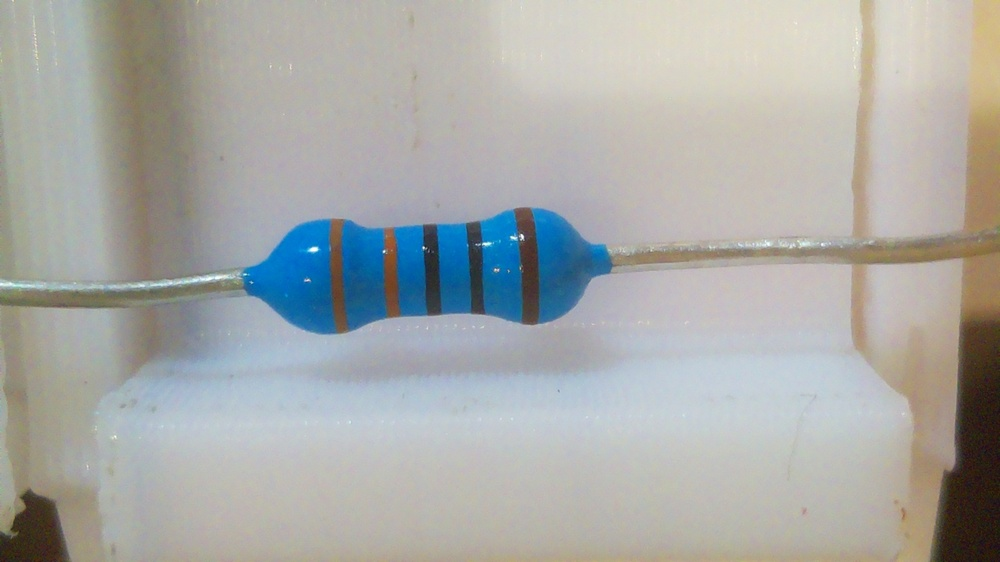
#> input picture pic1.jpg, 1000 x 562 px, shrunk from 1920 x 1080 before the run
$ python CoolMachineLearning2.py
#> lines starting #> are read from the running program, lines starting #| are printed output that depends on the picture
import cv2

# Load the image
image_path = "pic1.jpg"
image = cv2.imread(image_path)
#> image is the input picture: shape (562, 1000, 3); mean B, G, R 167.2, 169.8, 168.1

# Bounding box parameters from the inference result
x_center = 990.9375
y_center = 517.5
width = 646.875
height = 232.5
confidence = 0.8778327703475952
class_label = '3'

# Calculate the top-left and bottom-right coordinates of the bounding box
x1 = int(x_center - width / 2)
y1 = int(y_center - height / 2)
x2 = int(x_center + width / 2)
y2 = int(y_center + height / 2)

# Draw the bounding box on the image
cv2.rectangle(image, (x1, y1), (x2, y2), (0, 255, 0), 2)

# Put the class label and confidence score on the image
label = f'{class_label}: {confidence:.2f}'
cv2.putText(image, label, (x1, y1 - 10), cv2.FONT_HERSHEY_SIMPLEX, 0.5, (0, 255, 0), 2)
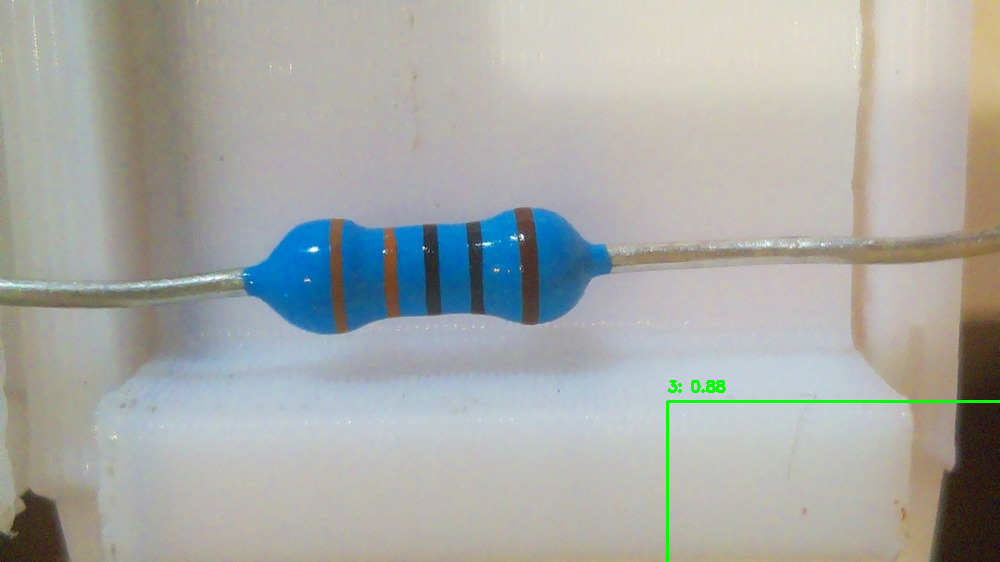
#> image: shape (562, 1000, 3); mean B, G, R 166.6, 170.1, 167.5

# Save the image with the bounding box
output_path = "pic1_with_bounding_box.jpg"
cv2.imwrite(output_path, image)

print(f"Image saved to {output_path}")

$ run again, with pic2.jpg copied over pic1.jpg
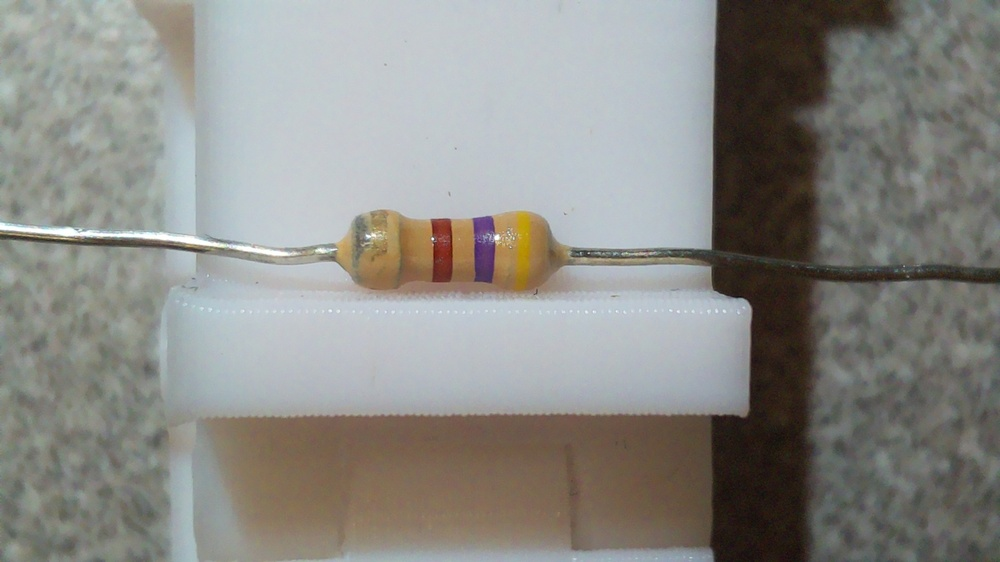
#> input picture pic2.jpg, 1000 x 562 px, shrunk from 1920 x 1080 before the run
#> image is the input picture: shape (562, 1000, 3); mean B, G, R 133.8, 138.3, 138.8
#> `cv2.putText(image, label, (x1, y1 - 10), cv2.FONT_HERSHEY_SIMPLEX, 0.5..`:
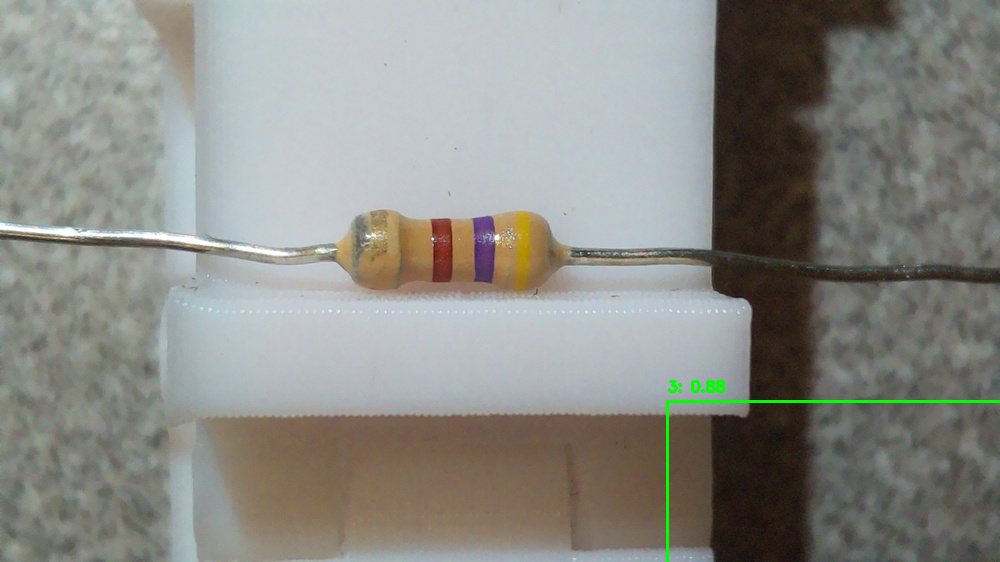
#> image: shape (562, 1000, 3); mean B, G, R 133.5, 138.8, 138.4

$ run again, with pic3.jpg copied over pic1.jpg
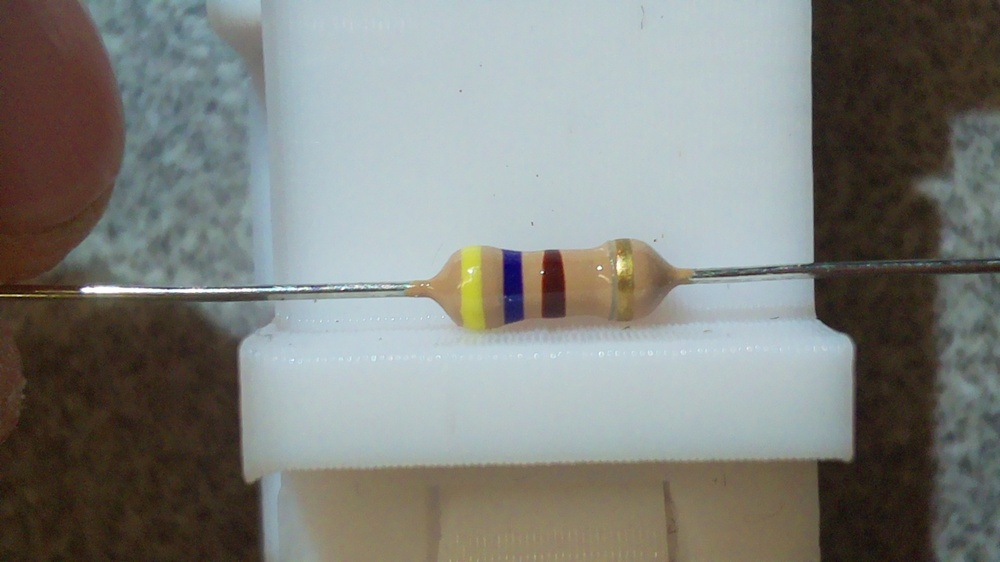
#> input picture pic3.jpg, 1000 x 562 px, shrunk from 1920 x 1080 before the run
#> image is the input picture: shape (562, 1000, 3); mean B, G, R 124.4, 129.2, 127
#> `cv2.putText(image, label, (x1, y1 - 10), cv2.FONT_HERSHEY_SIMPLEX, 0.5..`:
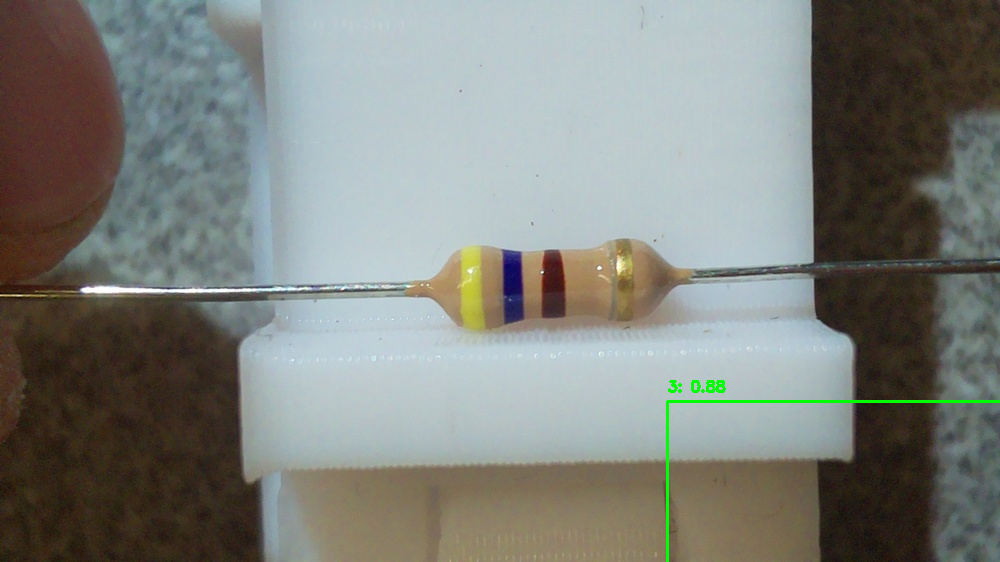
#> image: shape (562, 1000, 3); mean B, G, R 123.9, 129.5, 126.6

$ run again, with pic4.jpg copied over pic1.jpg
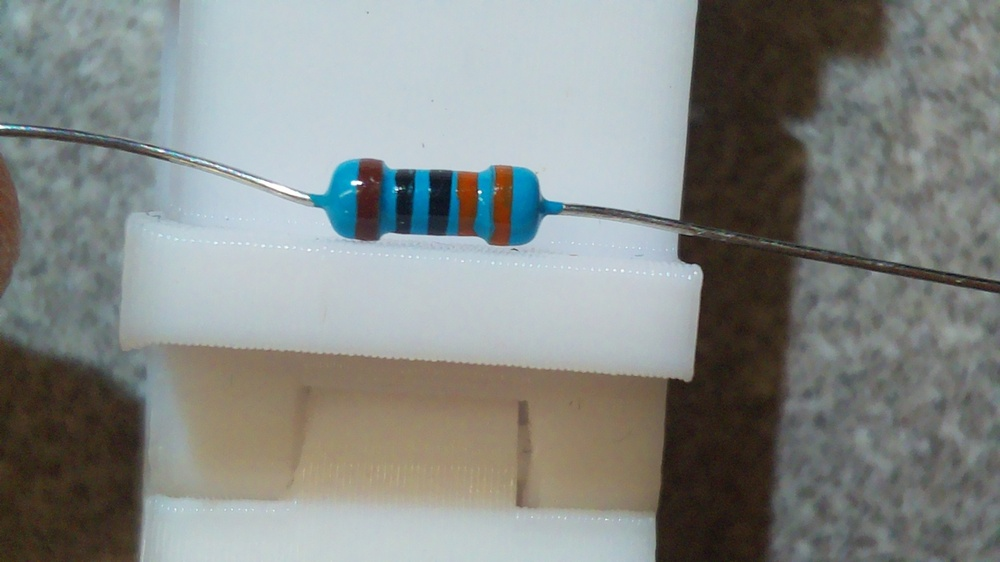
#> input picture pic4.jpg, 1000 x 562 px, shrunk from 1920 x 1080 before the run
#> image is the input picture: shape (562, 1000, 3); mean B, G, R 133.5, 136.4, 132.4
#> `cv2.putText(image, label, (x1, y1 - 10), cv2.FONT_HERSHEY_SIMPLEX, 0.5..`:
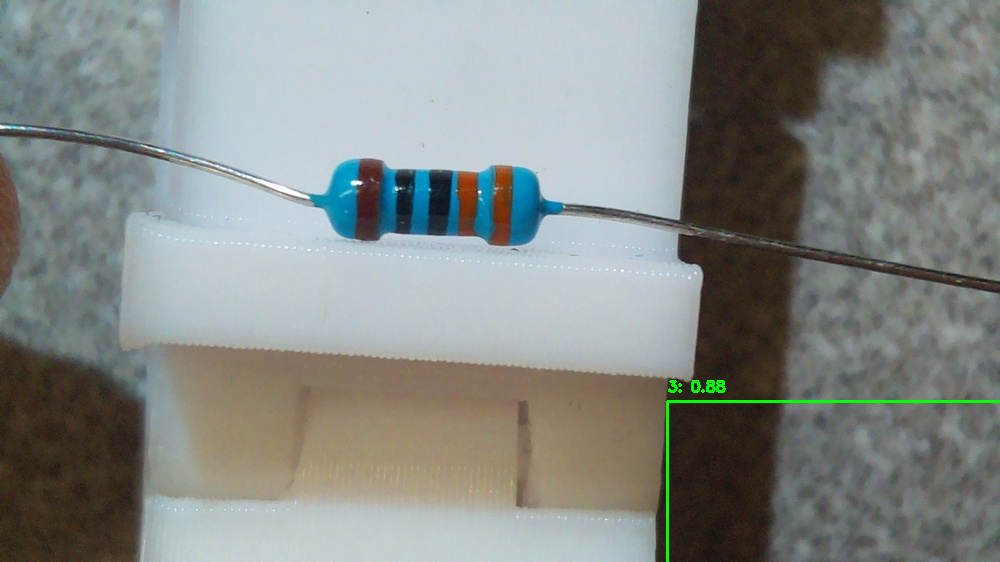
#> image: shape (562, 1000, 3); mean B, G, R 133.3, 137, 132.2
